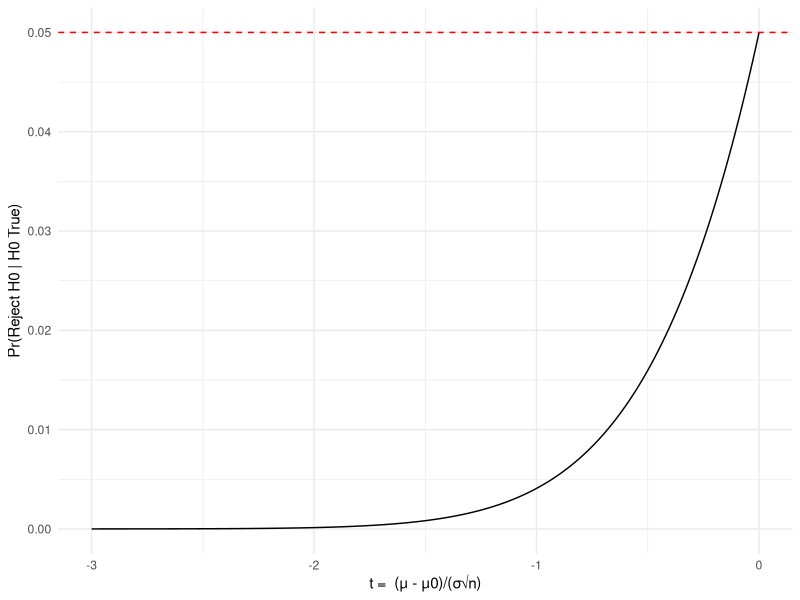
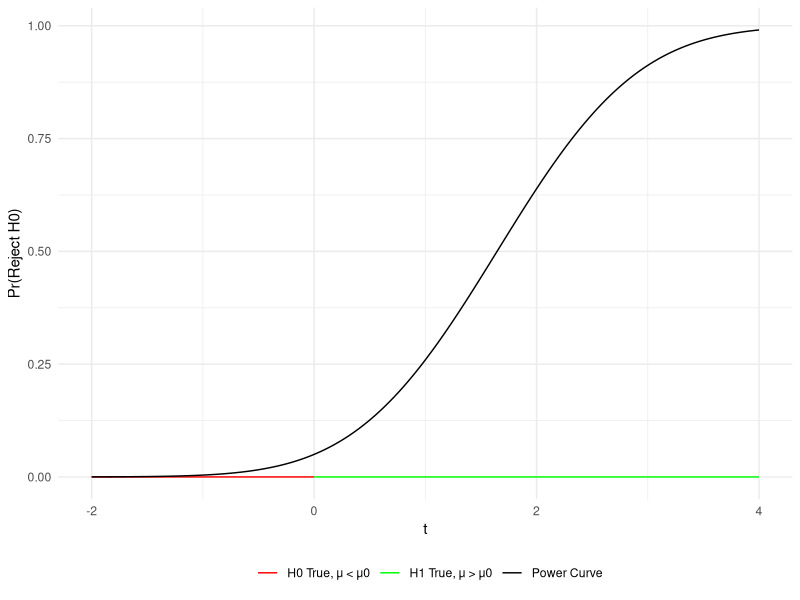
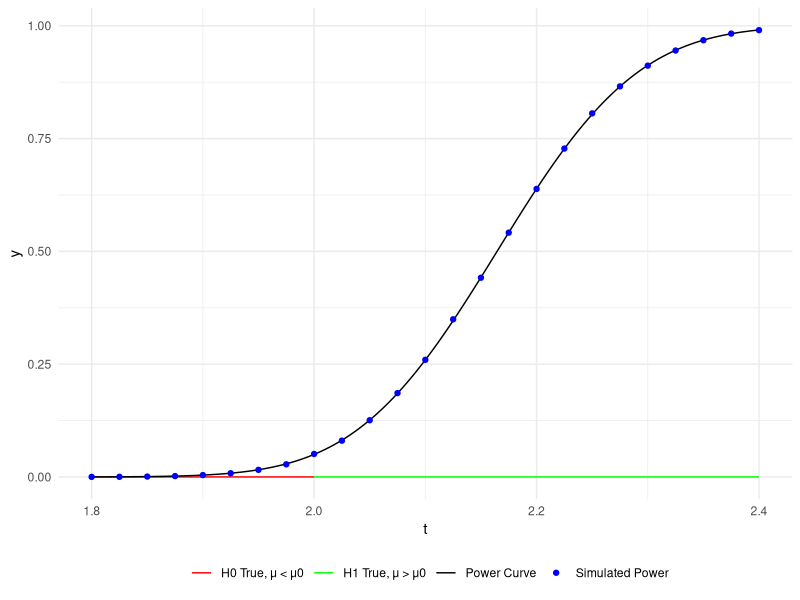
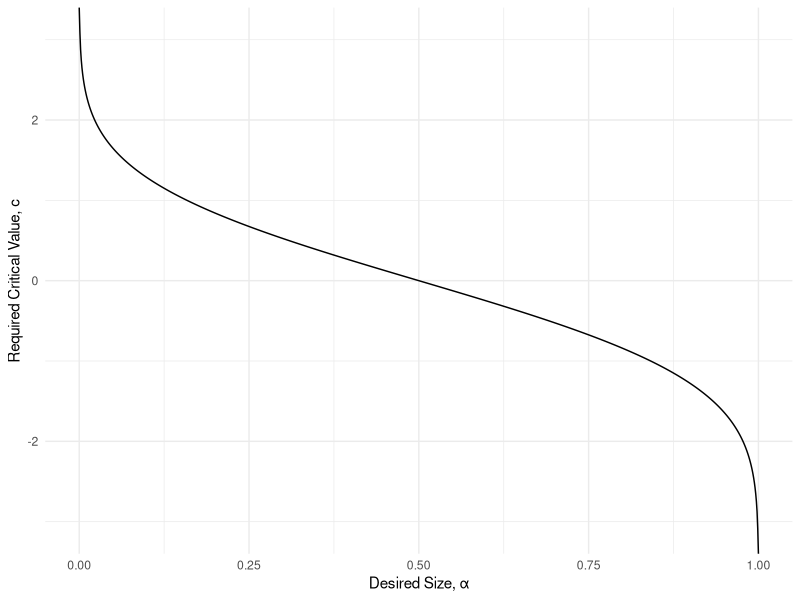
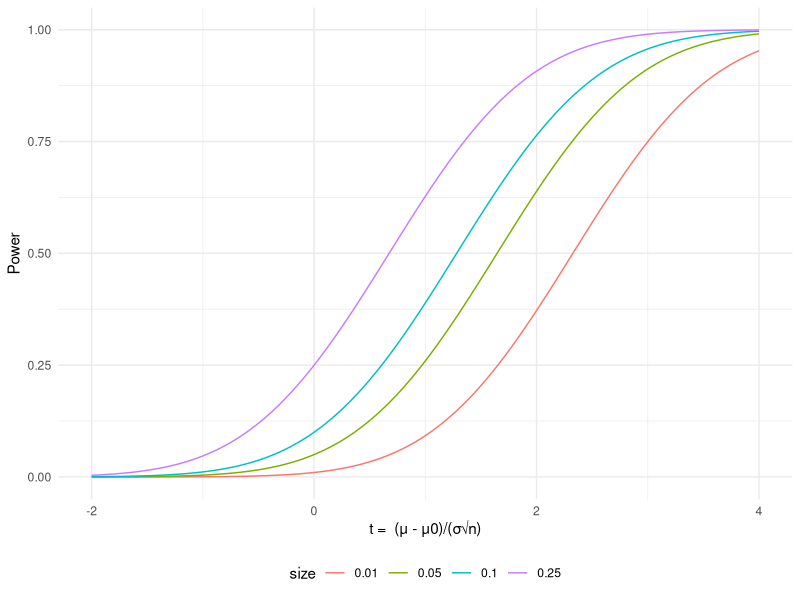
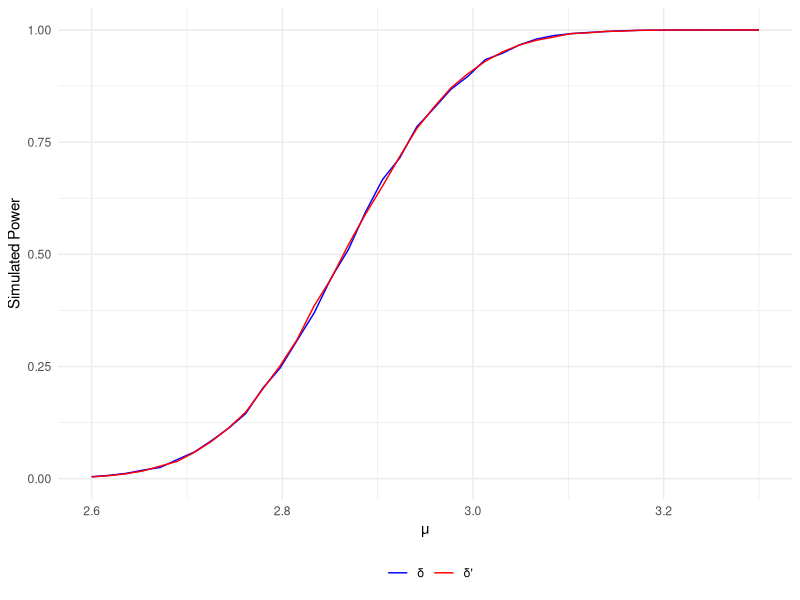
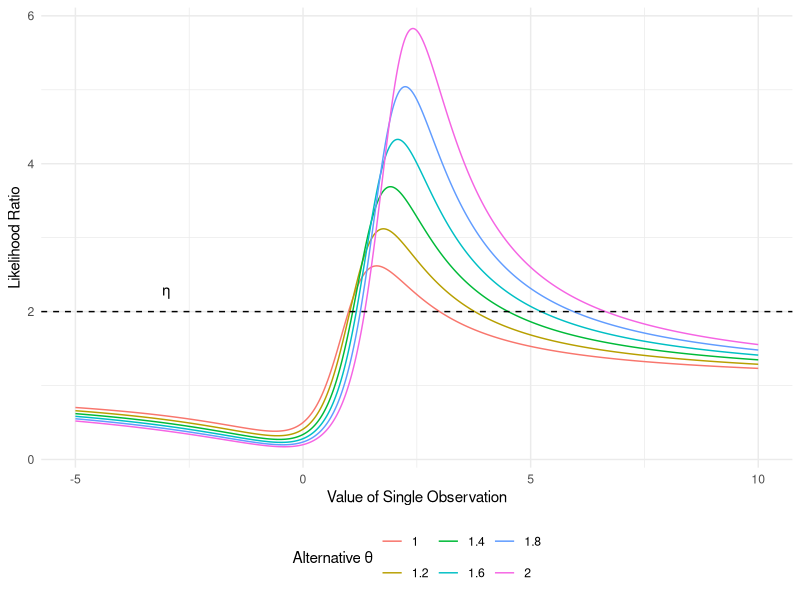
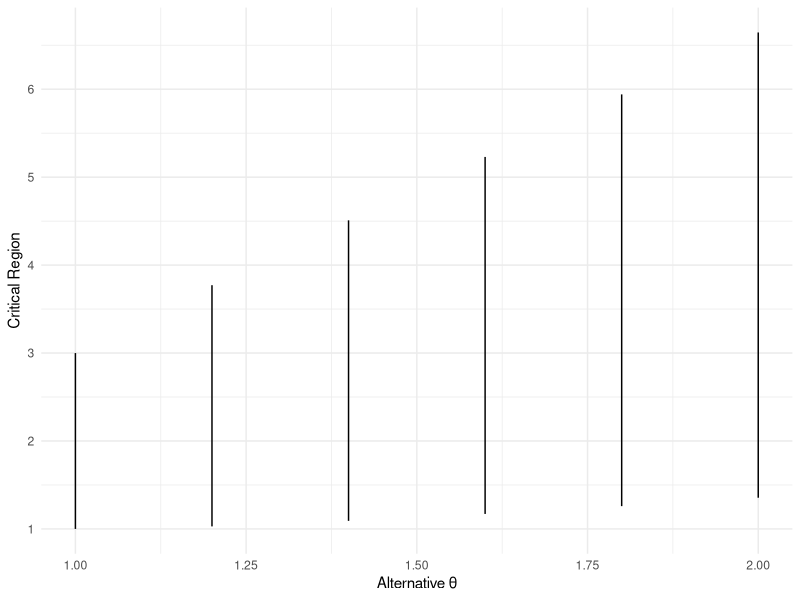

Here is the R script that generated these plots, in order: (Note: a time limit stopped this script after it produced the figures.)
## ---- chunk 1
#| echo: false
#| output: false
library(tidyverse)
library(mvtnorm)
library(numDeriv)
## ---- chunk 2
#| code-fold: true
#| label: fig-plot31
#| fig-align: center
#| fig-asp: 0.7
#| fig-width: 8
#| fig-cap: The size of the test is given by the red dashed line corresponding to the supremum of the probability of rejecting a true null hypothesis."
#| code-summary: "Show code which generates figure"
tibble(t = -300:0/100) %>% 
  mutate(y = pnorm(-1.645 + t)) %>% 
  ggplot(aes(t,y)) +
  geom_line() +
  theme_minimal() +
  labs(x = "t =  (μ - μ0)/(σ√n)", y = "Pr(Reject H0 | H0 True)") +
  geom_hline(yintercept = 0.05, linetype = "dashed", color = "red")
## ---- chunk 3
#| code-fold: true
#| label: fig-power
#| fig-align: center
#| fig-asp: 0.7
#| fig-width: 8
#| fig-cap: "Power curve of test."
#| code-summary: "Show code which generates figure"
tibble(
  t = seq(-2, 4, length = 1000), 
  group = "Power Curve"
) %>% 
  mutate(y = pnorm(-1.645 + t)) %>% 
  bind_rows(data.frame(t =c(-2,0), y = c(0,0), group = "H0 True, μ < μ0")) %>%
  bind_rows(data.frame(t =c(0,4), y = c(0,0), group = "H1 True, μ > μ0")) %>%
  ggplot(aes(t,y, color = group)) +
  geom_line() +
  theme_minimal() +
  labs("t =  (μ - μ0)/(σ√n)", y = "Pr(Reject H0)" , color= "") +
  scale_color_manual(values = c("red", "green", "black")) + 
  theme(legend.position = "bottom")
## ---- chunk 4
N_sim <- 1e5
mu_0 <- 2
n <- 100
sigma <- 1

test_stat <- function(X){
  (mean(X)-mu_0)/(sigma/sqrt(n))
}
decision <- function(X){
  test_stat(X) >= 1.645
}

mu <- 2
simulated_decisions <- sapply(1:N_sim, FUN = function(k){decision(rnorm(n, mu, sigma))}) 
table(simulated_decisions)
mean(simulated_decisions)
## ---- chunk 5
power <- function(mu){
  simulated_decisions <- sapply(1:N_sim, FUN = function(k){decision(rnorm(n, mu, sigma))})
  mean(simulated_decisions)
}
power_curve <- sapply(seq(1.8, 2.4, length = 25), power)
## ---- chunk 6
#| code-fold: true
#| label: fig-plot33
#| fig-align: center
#| fig-asp: 0.7
#| fig-width: 8
#| fig-cap: "Simulated power function on the interval [1.8, 2.4] using 10,000 simulations for each point."
#| code-summary: "Show code which generates figure"
df <- tibble(t = seq(1.8, 2.4, length = 25),
                 y = power_curve,
                 group = "Simulated Power")

tibble(
  t = seq(1.8, 2.4, length = 1000),
  group = "Power Curve"
) %>%
  mutate(y = pnorm(-1.645 + (t-2)/(1/10) )) %>%
  bind_rows(data.frame(t =c(1.8,2), y = c(0,0), group = "H0 True, μ < μ0")) %>%
  bind_rows(data.frame(t =c(2,2.4), y = c(0,0), group = "H1 True, μ > μ0")) %>%
  ggplot(aes(t,y, color = group)) +
  geom_line() +
  geom_point(data = df, size = 1.5) +
  theme_minimal() +
  labs("True μ", "Pr(Reject H0)", color = "") +
  scale_color_manual(values = c("red", "green", "black", "blue")) +
  theme(legend.position = "bottom")

## ---- chunk 7
#| code-fold: true
#| label: fig-plot34
#| fig-align: center
#| fig-asp: 0.7
#| fig-width: 8
#| fig-cap: "The relationship between critical value and size."
#| code-summary: "Show code which generates figure"
tibble(x = 0:1000/1000) %>% 
  mutate(y = -qnorm(x)) %>% 
  ggplot(aes(x,y)) +
  geom_line() +
  theme_minimal() +
  labs(x = "Desired Size, α", y = "Required Critical Value, c")
## ---- chunk 8
#| code-fold: true
#| label: fig-plot35
#| fig-align: center
#| fig-asp: 0.7
#| fig-width: 8
#| fig-cap: "There is an inherent tradeoff between the power and size of a test, as small values of α result in less power."
#| code-summary: "Show code which generates figure"
expand_grid(
  a = c(0.01, 0.05, 0.10, 0.25), 
  t = -2000:4000/1000
) %>% 
  mutate(power = pnorm(-(-qnorm(a)) + t)) %>% 
  ggplot(aes(t, power, color = as.factor(a))) + 
  geom_line() +
  theme_minimal() +
  labs(x = "t =  (μ - μ0)/(σ√n)", y = "Power", color = "size") +
  theme(legend.position = "bottom")
## ---- chunk 9
N_sim <- 100000
mu0 <- 0
mu1 <- 3
mu <- 0
n <- 100
sigma <- 1
alpha = 0.05

sample_mean_test <- function(X){
  test_stat <- function(X) {
    mean(X)
  }
  test_stat(X) > mu0 + qnorm(1-alpha)*(sigma/sqrt(n))    
}

z_score_test <- function(X){
  test_stat <- function(X) {
    (mean(X) - mu0)/(sigma/sqrt(n))
  }
  test_stat(X) > qnorm(1-alpha)   
}

likelihood_ratio_test <- function(X){
  test_stat <- function(X) {
    prod(dnorm(X, mu1, sigma)) / prod(dnorm(X, mu0, sigma))
  }
  eta <- exp(-(mu0 + qnorm(1-alpha)*(sigma/sqrt(n)) - (mu1+mu0)/2)*((n*(mu0-mu1)) /(sigma^2)))
  test_stat(X) > eta
}

mean_decisions <- vector("numeric", N_sim)
z_decisions <- vector("numeric", N_sim)
likelihood_decisions <- vector("numeric", N_sim)

for (k in 1:N_sim) {
  X <- rnorm(n, mu, sigma)
  mean_decisions[k] <- sample_mean_test(X)
  z_decisions[k] <- z_score_test(X)
  likelihood_decisions[k] <- likelihood_ratio_test(X)
}

#If all decisions were the same, this should be 1
mean(z_decisions == mean_decisions)
mean(z_decisions == likelihood_decisions)

#Check number of rejections of the true null hypothesis
mean(z_decisions)
## ---- chunk 10
N_sim <- 100000
mu0 <- 3
mu0_prime <- 2.7
n <- 100
sigma <- 1
alpha <- 0.05
c <- (mu0_prime - mu0)/(sigma / sqrt(100)) - qnorm(alpha)
c_prime <- -qnorm(alpha)

delta <- function(X){
  (mean(X)-mu0)/(sigma/sqrt(n)) > c
}
delta_prime <- function(X){
  (mean(X)-mu0_prime)/(sigma/sqrt(n)) > c_prime
}

#Verify that alpha < alpha' by simulating at mu = mu0'
decisions <- sapply(1:N_sim, function(t) delta(rnorm(n, mu0_prime, sigma)))
decisions_prime <- sapply(1:N_sim, function(t) delta_prime(rnorm(n, mu0_prime, sigma)))

mean(decisions_prime) #should be ≈ alpha'
mean(decisions) #should be ≈ alpha

N_sim <- 10000

power <- function(mu, decision_rule){
  simulated_decisions <- sapply(1:N_sim, FUN = function(k){decision_rule(rnorm(n, mu, sigma))})
  mean(simulated_decisions)
}
power_curve <- sapply(seq(2.6, 3.3, length = 40), power, decision_rule = delta)
power_curve_prime <- sapply(seq(2.6, 3.3, length = 40), power, decision_rule = delta_prime)
## ---- chunk 11
#| code-fold: true
#| label: fig-plot36
#| fig-align: center
#| fig-asp: 0.7
#| fig-width: 8
#| fig-cap: "Simulated power curve for the two null hypotheses"
#| code-summary: "Show code which generates figure"
tibble(
  x = rep(seq(2.6, 3.3, length = 40), 2),
  y = c(power_curve, power_curve_prime), 
  decision = c(rep("δ", 40), rep("δ'", 40))
) %>% 
  ggplot(aes(x, y, color = decision)) + 
  geom_line() + 
  scale_color_manual(values = c("blue", "red")) +
  theme_minimal() +
  labs(x = "μ", y = "Simulated Power", color = "") +
  theme(legend.position = "bottom") 
## ---- chunk 12
#| code-fold: true
#| fig-align: center
#| label: fig-plot37
#| fig-asp: 0.7
#| fig-width: 8
#| fig-cap: "The liklihood ratio associated with the Cauchy distribution. The liklihood ratio test tells us to reject the null hypothesis whenever the ratio exceeds η"
#| code-summary: "Show code which generates figure"
expand_grid(
  x = seq(-5, 10, length = 3000), 
  alt_par = c(1, 1.2, 1.4,1.6,1.8,2)
) %>% 
  mutate(y = dcauchy(x, alt_par, 1)/dcauchy(x, 0, 1)) %>% 
  ggplot(aes(x,y, color = as.factor(alt_par))) + 
  geom_line() +
  ylab("Likelihood Ratio") +
  xlab("Value of Single Observation") +
  theme_minimal() +
  geom_hline(yintercept = 2, color = "black", linetype = "dashed") +
  labs(color = "Alternative θ") +
  theme(legend.position = "bottom") +
  annotate("text", x = -3, y = 2.3, label = "η")
## ---- chunk 13
#| code-fold: true
#| fig-align: center
#| label: fig-plot38
#| fig-asp: 0.7
#| fig-width: 8
#| fig-cap: "The critical regions associated with the liklihood ratio test for varying alternatives. None of the critial regions are subsets of others."
#| code-summary: "Show code which generates figure"
eta <- 2
expand_grid(par = c(1,1.2,1.4,1.6,1.8,2)) %>% 
  mutate(
    lower = (eta*par - sqrt(eta*par^2+2*eta-eta^2-1)) / (eta - 1),
    upper = (eta*par + sqrt(eta*par^2+2*eta-eta^2-1)) / (eta - 1),
    val = (upper + lower)/2
  ) %>% 
  ggplot(aes(par, val)) +
  geom_linerange(aes(ymin = lower, ymax = upper)) +
  theme_minimal() +
  labs(x = "Alternative θ", y = "Critical Region")
## ---- chunk 14
#| code-fold: true
#| fig-align: center
#| label: fig-plot39
#| fig-asp: 0.7
#| fig-width: 8
#| fig-cap: "The liklihood ratio associated with the standard normal distribution"
#| code-summary: "Show code which generates figure"
expand_grid(
  x = seq(0, 3, length = 3000), 
  alt_par = c(1, 1.2, 1.4,1.6,1.8,2)
) %>% 
  mutate(y = dnorm(x, alt_par, 1)/dnorm(x, 0, 1)) %>% 
  ggplot(aes(x,y, color = as.factor(alt_par))) + 
  geom_line() +
  theme_minimal() +
  labs(x = "Value of Single Observation", y = "Likelihood Ratio", color = "Alternative μ") +
  theme(legend.position = "bottom")
## ---- chunk 15
#| code-fold: true
#| fig-align: center
#| label: fig-plot310
#| fig-asp: 0.7
#| fig-width: 8
#| fig-cap: " The critical regions associated with the liklihood ratio test for varying alternatives. As we increase the alternative μ, each critical region is a subset of the prior one."
#| code-summary: "Show code which generates figure"
expand_grid(par = c(1,1.2,1.4,1.6,1.8,2)) %>% 
  mutate(
    lower = par/2 - (log(2))/(par),
    upper = Inf,
    val = (upper + lower)/2
  ) %>% 
  ggplot(aes(par, val)) +
  geom_linerange(aes(ymin = lower, ymax = upper)) +
  theme_minimal() +
  labs(x = "Alternative μ", y = "Critical Region")

## ---- chunk 16
N_sim <- 10000
mu <- 0
n <- 100
sigma0 <- 1
alpha <- 0.05
c <- qchisq(alpha, n)

delta <- function(X){
  sum(((X - mu)/sigma0)^2) < c
}

power <- function(sigma, decision_rule){
  simulated_decisions <- sapply(1:N_sim, FUN = function(k){decision_rule(rnorm(n, mu, sigma))})
  mean(simulated_decisions)
}
power_curve <- sapply(seq(0.65, 1.2, length = 40), power, decision_rule = delta)
## ---- chunk 17
#| code-fold: true
#| fig-align: center
#| label: fig-plot311
#| fig-asp: 0.7
#| fig-width: 8
#| fig-cap: "Power curve associated with the liklihood ratio for variance"
#| code-summary: "Show code which generates figure"
tibble(
  x = seq(0.65, 1.2, length = 40), 
  y = power_curve
) %>% 
  ggplot(aes(x,y)) +
  geom_line() +
  theme_minimal() +
  labs(x = "Alternate σ", y = "Power")

## ---- chunk 18
#| code-fold: true
#| fig-align: center
#| label: fig-plot312
#| fig-asp: 0.7
#| fig-width: 8
#| fig-cap: "Power for three versions of the Z-test"
#| code-summary: "Show code which generates figure"
tibble(x = (-500:500)/100) %>% 
  mutate(
    'Right Handed' = pnorm(-1.645 + x), 
    'Left Handed' = pnorm(-1.645 - x),
    'Two Sided' = pnorm(-1.956 + abs(x))
  ) %>% 
  gather(key = "test", value = "power", -x) %>% 
  ggplot(aes(x, power, color = test)) +
  geom_line() +
  theme_minimal() +
  labs(x = "(μ - μ0)/(σ√n)", y = "Power", color = "") +
  theme(legend.position = "bottom")
## ---- chunk 19
N_sim <- 10000
mu_0 <- 2
mu <- 4
sigma <- 1
alpha <- 0.01

#Define t-test
t_test <- function(X){
  n <- length(X)
  T_stat <- (mean(X) - mu_0)/(sd(X)/sqrt(n))
  abs(T_stat) > qt(1 - alpha/2, df = n - 1)
}

#Define an "incorrect" z-test using the sample standard deviation
z_test <- function(X){
  n <- length(X)
  Z <- (mean(X) - mu_0)/(sd(X)/sqrt(n))
  abs(Z) > qnorm(1 - alpha/2)
}

#Define a function which compares the two decision rules for a sample size n over 10000 simulations
compare_tests <- function(n){
  output <- vector("numeric", N_sim)
  for (k in 1:N_sim) {
    X <- rnorm(n, mu, sigma)
    #Do the tests agree?
    output[k] <- t_test(X) == z_test(X)
  }
  #Return the % of simulations where the tests agreed
  mean(output)
}

#Compare the tests for various choices of sample size
results <- sapply(2:15, compare_tests)
## ---- chunk 20
#| code-fold: true
#| label: fig-plot313
#| fig-align: center
#| fig-asp: 0.7
#| fig-width: 8
#| fig-cap: "As the sample size increases, the frequency at which the Z-test and t-test agree increase"
#| code-summary: "Show code which generates figure"
tibble(
  x = 2:15, 
  y = results
) %>% 
  ggplot(aes(x,y)) +
  geom_point() +
  theme_minimal() +
  labs(x = "Sample Size, n", y = "Frequency of Tests Agreeing over 10000 Simulations")
## ---- chunk 21
N_sim <- 10000
mu_0 <- 2
mu <- 8
alpha <- 0.05

t_test <- function(X){
  n <- length(X)
  T_stat <- (mean(X) - mu_0)/(sd(X)/sqrt(n))
  abs(T_stat) > qt(1 - alpha/2, df = n - 1)
}

simulate_alpha <- function(n){
  mean(sapply(1:N_sim, FUN = function(t){t_test(rexp(n , 1/mu_0))}))
}
alpha_n <- sapply((1:100)*20, simulate_alpha)
## ---- chunk 22
#| code-fold: true
#| fig-align: center
#| label: fig-plot314
#| fig-asp: 0.7
#| fig-width: 8
#| fig-cap: "Despite our data being drawn from an exponential distribution, the test statistic is asympotically distributed according to the t-distribution, so the simulated size approaches the theoretical size of 0.05"
#| code-summary: "Show code which generates figure"
tibble(
  x = (1:100)*20, 
  y = alpha_n
) %>% 
  ggplot(aes(x,y)) +
  geom_point() +
  theme_minimal() +
  labs(x = "Sample Size, n", y = "Simulated α") +
  geom_hline(yintercept = 0.05, color = "red", linetype = "dashed")
## ---- chunk 23
#| code-fold: true
#| label: fig-plot315
#| fig-align: center
#| fig-asp: 0.7
#| fig-width: 8
#| fig-cap: "As the sample size increases, the power curve approaches a step function that is 0 where the null hypothesis is true, and 1 where is is false"
#| code-summary: "Show code which generates figure"
mu_0 <- 2
sigma <- 1
expand_grid(
  mu = seq(1.8, 2.2, length = 1000), 
  n = c(5,10,25,100,1000, 10000)
) %>% 
  mutate(power = pnorm(-1.645 + (mu - mu_0)/(sigma/sqrt(n)))) %>% 
  ggplot(aes(mu, power, color = as.factor(n))) +
  geom_line() +
  theme_minimal() +
  geom_segment(aes(x = 1.8, y = 0, xend = 2, yend = 0), color = "black") +
  geom_segment(aes(x = 2, y = 1, xend = 2.2, yend = 1), color = "black") +
  geom_segment(aes(x = 2, y = 0, xend = 2, yend = 1), color = "black", linetype = "dashed") +
  theme(legend.position = "bottom") +
  labs(x = "Alternate μ", y = "Power", color = "Sample Size") +
  guides(colour = guide_legend(nrow = 1))
## ---- chunk 24
N_sim <- 10000
n <- 10
sigma <- 1
mu <- 0
alpha <- 0.05

lower <- vector("numeric", N_sim)
upper <- vector("numeric", N_sim)
contain <- vector("numeric", N_sim)
for (k in 1:N_sim) {
  X <- rnorm(n, mu, sigma)
  lower[k] <- mean(X) - qt(0.975, n-1)*(sd(X)/sqrt(n))
  upper[k] <- mean(X) + qt(0.975, n-1)*(sd(X)/sqrt(n))
  contain[k] <- (lower[k] < 0)*(upper[k] > 0)
}

mean(contain)
## ---- chunk 25
#| code-fold: true
#| fig-align: center
#| label: fig-plot316
#| fig-asp: 0.7
#| fig-width: 8
#| fig-cap: "100 of the 10,000 simulated confidence intervals drawn at random. Approximately 5% of the 100 do not contain the true parameter value"
#| code-summary: "Show code which generates figure"
tibble(
  lower, 
  upper, 
  contain, 
  x = 0
) %>% 
  slice_sample(n = 100) %>% 
  mutate(
    n = row_number(),
    contain = as.logical(contain)
  ) %>% 
  ggplot(aes(n, color = as.factor(contain))) +
  geom_hline(yintercept = 0, linetype = "dashed") +
  geom_linerange(aes(ymin = lower, ymax = upper)) +
  labs(color = "Interval Contains   μ = 0:", x = "Sample", y = "Parameter Space") +
  scale_color_manual(values = c("red", "green")) +
  theme_minimal() +
  theme(legend.position = "bottom")
## ---- chunk 26
Wald_test <- function(alpha, h, X, theta_hat, V_hat){
  #Calculate test stat
  n <- nrow(X)
  h_prime <- jacobian(h, theta_hat)
  W <- t(h(theta_hat)) %*% solve(h_prime %*% (V_hat/n) %*% t(h_prime)) %*% h(theta_hat)
  
  #determine if we reject
  dof <- length(h(theta_hat))
  c <- qchisq(1 - alpha, dof)
  decision <- (W >= c)
  
  #Output information
  return_list <- c("Statistic" = W, 
                   "Critical Value" = c, 
                   "Reject Null Hypothesis" = decision)
  return(return_list)
}
## ---- chunk 27
N_sim <- 10000
mu0 <- c(2,2,2)
n <- 100
Sigma <- matrix(c(1,.4,.2,.4,2,.1,.2,.1,1), nrow = 3, ncol = 3)
alpha <- 0.05

#Define hypothesis
h <- function(t){
  c(t[1], t[2], t[3]) - mu0
}

#Create vectors to store results
decisions <- vector("numeric", N_sim)
test_stats <- vector("numeric", N_sim) 

for (k in 1:N_sim) {
  #Draw random sample where H0 is true,
  X <- rmvnorm(n, mu0, Sigma)
  #Estimate mean and covariance
  theta_hat <- colMeans(X)
  V_hat <- cov(X)
  #Perform test and store results
  test_results <- Wald_test(alpha, h, X, theta_hat, V_hat)
  decisions[k] <- test_results[3]
  test_stats[k] <- test_results[1]
}

#Should be ≈0.05
mean(decisions)
## ---- chunk 28
#| code-fold: true
#| warning: false
#| label: fig-plot317
#| fig-align: center
#| fig-asp: 0.7
#| fig-width: 8
#| fig-cap: "The hisotrgram of simulated wald test statistics (calculated using a sample size of 100) coincides with the asymptotic distribution given in Theorem 3.2"
#| code-summary: "Show code which generates figure"
tibble(x = test_stats) %>% 
  ggplot(aes(x)) +
  geom_histogram(aes(y = ..density..), colour = 1, fill = "white", bins = 50) +
  xlab("Simulated Wald Test Statistics") +
  theme_minimal() +
  stat_function(fun = dchisq, args = list(df = 3), color = "red") +
  xlim(0,15)
## ---- chunk 29
t_test <- function(alpha, theta0, X, theta_hat, se_hat){
  #calculate test stat
  n <- nrow(X)
  t <- (theta_hat - theta0)/se_hat
  
  #determine if we reject
  dof <- n - 1
  c <- qt(1 - alpha/2, dof)
  decision <- (abs(t) >= c)
  decision
  #Output information
  return_list <- c("Statistic" = t, 
                   "Critical Value" = c, 
                   "Reject Null Hypothesis" = decision
                   )
  return(return_list)
}
## ---- chunk 30
N_sim <- 10000
mu0 <- c(0,0)
mu <- c(0,0.5)
Sigma <- matrix(c(1,0,0,2), nrow = 2, ncol = 2)
alpha <- 0.05
n <- 100
h <- function(t){
  c(t[1], t[2]) - mu0
}

t_decision_1 <- vector("numeric", N_sim)
t_decision_2 <- vector("numeric", N_sim)
wald_decision <- vector("numeric", N_sim)
for (j in 1:N_sim) {
  X <- rmvnorm(n, mu, Sigma)
  se_hat <- sqrt(diag(var(X)/n))
  t_results <-  t_test(alpha, mu0, X, colMeans(X), se_hat)
  wald_results <- Wald_test(alpha, h, X, colMeans(X), cov(X))
  
  t_decision_1[j] <- t_results[4]
  t_decision_2[j] <- t_results[5]
  wald_decision[j] <- wald_results[3]
}

c(mean(t_decision_1), mean(t_decision_2), mean(wald_decision))
## ---- chunk 31
#| code-fold: true
#| fig-align: center
#| fig-asp: 0.7
#| fig-width: 8
#| fig-cap: "The QQ-plot for the simulated distribution of the adjusted sample mean"
#| code-summary: "Show code which generates figure"

test <- matrix(c(
  mean(t_decision_1*t_decision_2),
  mean(t_decision_1*(1-t_decision_2)),
  mean(t_decision_2*(1-t_decision_1)),
  mean((1-t_decision_1)*(1-t_decision_2))
), nrow = 2)

colnames(test) <- c("Reject μ2 = 0", "Fail to Reject μ2 = 0")
rownames(test) <- c("Reject μ1 = 0", "Fail to Reject μ1 = 0")
print(test)
## ---- chunk 32
#| code-fold: true
#| fig-align: center
#| label: fig-plot318
#| fig-asp: 0.7
#| fig-width: 8
#| fig-cap: "The values of the Wald test statistic in relation to the decisions seperate t-tests make regarding the null hypotheses when considering each in one dimmension"
#| code-summary: "Show code which generates figure"
expand_grid(
  x = (-40:40)/100,
  y = (-40:40)/100
) %>% 
  rowwise() %>% 
  mutate(
    W = Wald_test(alpha, h, X, c(x,y), Sigma)[1],
    reject = (W > 5.991465)
  ) %>% 
  ggplot(aes(x,y, fill = W)) +
    geom_tile() +
    scale_fill_gradient2(low = "red", mid = "white", high = "green", midpoint = 5.991465) +
    labs(x = "Estimate of μ1", y = "Estimate of μ2", fill = "Wald Statistic") +
    theme_minimal() +
    geom_vline(xintercept = c(-.198,.198), linetype = "dashed", size = 0.1) +
    geom_hline(yintercept = c(-(sqrt(2)/10)*1.98,(sqrt(2)/10)*1.98), linetype = "dashed", size = 0.1) +
    theme(legend.position = "bottom") +
    annotate("text", x = 0, y = 0, label = "Don't Reject μ1 = 0, Don't Reject μ2 = 0", size = 2.5) +
    annotate("text", x = -.3, y = 0, label = "Reject μ1 = 0, Don't Reject μ2 = 0", size = 2.5) +
    annotate("text", x = .3, y = 0, label = "Reject μ1 = 0, Don't Reject μ2 = 0", size = 2.5) +
    annotate("text", x = 0, y = .35, label = "Don't Reject μ1 = 0, Reject μ2 = 0", size = 2.5) +
    annotate("text", x = 0, y = -.35, label = "Don't Reject μ1 = 0, Reject μ2 = 0", size = 2.5) +
    annotate("text", x = -.3, y = -.35, label = "Reject μ1 = 0, Reject μ2 = 0", size = 2.5) +
    annotate("text", x = .3, y = .35, label = "Reject μ1 = 0, Reject μ2 = 0", size = 2.5) +
    annotate("text", x = -.3, y = .35, label = "Reject μ1 = 0, Reject μ2 = 0", size = 2.5) +
    annotate("text", x = .3, y = -.35, label = "Reject μ1 = 0, Reject μ2 = 0", size = 2.5)
  
## ---- chunk 33
#| code-fold: true
#| label: fig-plot319
#| fig-align: center
#| fig-asp: 0.7
#| fig-width: 8
#| fig-cap: "The joint density of the sample means"
#| code-summary: "Show code which generates figure"
df <- expand_grid(
  x = (-100:100)/100,
  y = (-40:100)/100
  ) %>%
  rowwise() %>%
  mutate(
    W = Wald_test(alpha, h, X, c(x,y), Sigma)[1],
    reject = ifelse(W > 5.991465, "Wald Test Rejects μ = 0", "Wald Test Does Not Reject μ = 0"),
    density = dmvnorm(c(x,y), mu, sqrt(Sigma)/10)
  )

df %>% 
  ggplot(aes(x,y, fill = density)) +
  geom_tile() + 
  labs(x = "Estimate of μ1", y = "Estimate of μ2", fill = "Density") +
  theme_minimal() +
  geom_vline(xintercept = c(-.198,.198), linetype = "dashed", size = 0.2, color = "red") +
  geom_hline(yintercept = c(-(sqrt(2)/10)*1.98,(sqrt(2)/10)*1.98), linetype = "dashed", size = 0.2, color = "red") +
  theme(legend.position = "bottom") +
  scale_fill_gradient(low = "white", high = "black") +
  facet_wrap(~reject)
